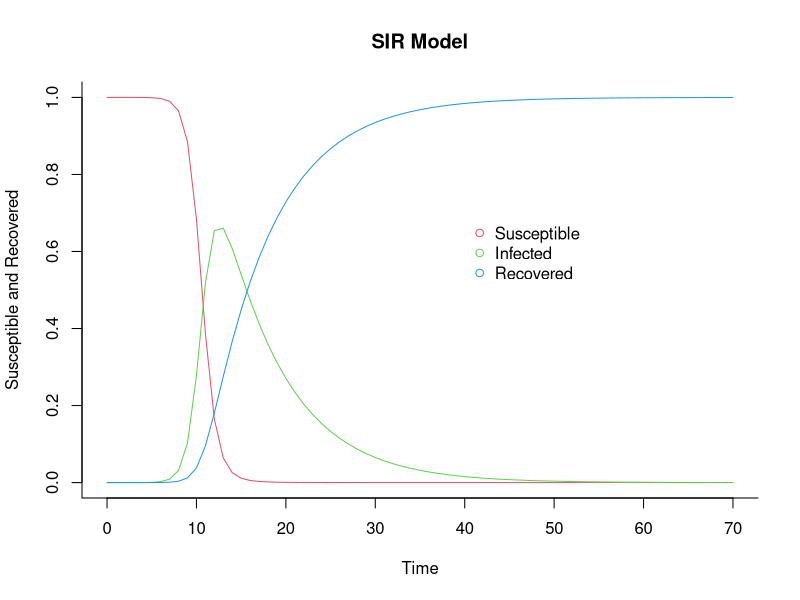

Generate this figure with R:
## Load deSolve package
library(deSolve)

## Create an SIR function
sir <- function(time, state, parameters) {

    with(as.list(c(state, parameters)), {
        dS <- -beta * S * I
        dI <-  beta * S * I - gamma * I
        dR <-                 gamma * I

        return(list(c(dS, dI, dR)))
    })
}

### Set parameters
## Proportion in each compartment: Susceptible 0.999999, Infected 0.000001, Recovered 0
init       <- c(S = 1-1e-6, I = 1e-6, R = 0.0)
## beta: infection parameter; gamma: recovery parameter
parameters <- c(beta = 1.4247, gamma = 0.14286)
## Time frame
times      <- seq(0, 70, by = 1)

## Solve using ode (General Solver for Ordinary Differential Equations)
out <- ode(y = init, times = times, func = sir, parms = parameters)
## change to data frame
out <- as.data.frame(out)
## Delete time variable
out$time <- NULL
## Show data
head(out, 10)

## Plot
matplot(x = times, y = out, type = "l",
        xlab = "Time", ylab = "Susceptible and Recovered", main = "SIR Model",
        lwd = 1, lty = 1, bty = "l", col = 2:4)

## Add legend
legend(40, 0.7, c("Susceptible", "Infected", "Recovered"), pch = 1, col = 2:4, bty = "n")
